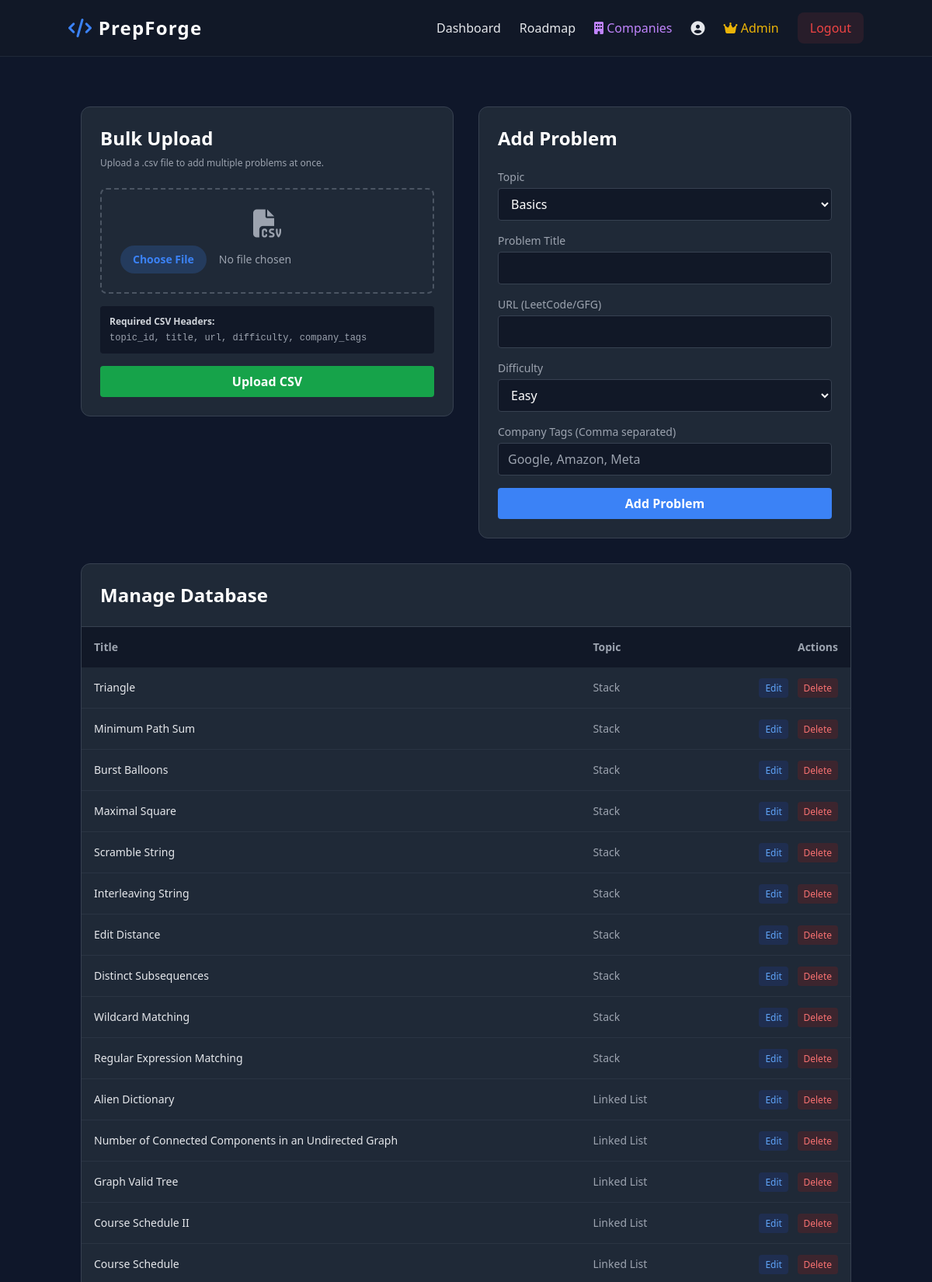
The page /admin (signed in, upper part) on the database its author committed.
### tables this page shows
CREATE TABLE problems (
                    id INTEGER PRIMARY KEY AUTOINCREMENT,
                    topic_id INTEGER NOT NULL,
                    title TEXT NOT NULL,
                    url TEXT NOT NULL,
                    difficulty TEXT NOT NULL,
                    company_tags TEXT,
                    FOREIGN KEY(topic_id) REFERENCES topics(id)
                 );

CREATE TABLE topics (
                    id INTEGER PRIMARY KEY AUTOINCREMENT,
                    name TEXT UNIQUE NOT NULL,
                    icon TEXT NOT NULL
                 );

### app.py (the view, shortened to what this page needs)
@app.route('/admin', methods=['GET', 'POST'])
@admin_required
def admin():
    conn = get_db()
    topics = conn.execute('SELECT * FROM topics').fetchall()
    problems = conn.execute('SELECT p.*, t.name as topic_name FROM problems p JOIN topics t ON p.topic_id = t.id ORDER BY p.id DESC').fetchall()
    conn.close()
    return render_template('admin.html', topics=topics, problems=problems)

### app.py (called while the page is built)
def get_db():
    conn = sqlite3.connect('database.db')
    conn.row_factory = sqlite3.Row
    return conn

def admin_required(f):
    @wraps(f)
    def decorated_function(*args, **kwargs):
        if 'user_id' not in session or not session.get('is_admin'):
            flash("Admin access required.", "danger")
            return redirect(url_for('dashboard'))
        return f(*args, **kwargs)
    return decorated_function

### templates/admin.html (shortened to what this page needs)
{% extends 'base.html' %}
{% block content %}
<div class="max-w-6xl mx-auto mt-8 grid md:grid-cols-1 lg:grid-cols-2 gap-8">
    <div class="bg-gray-800 p-6 rounded-xl border border-gray-700 h-fit mt-8 md:mt-0">
        <h2 class="text-2xl font-bold text-white mb-2">Bulk Upload</h2>
        <p class="text-xs text-gray-400 mb-6">Upload a .csv file to add multiple problems at once.</p>
        <form method="POST" action="/admin/bulk_upload" enctype="multipart/form-data" class="space-y-4">
            <div class="border-2 border-dashed border-gray-600 rounded-lg p-6 text-center hover:border-brand transition">
                <i class="fas fa-file-csv text-4xl text-gray-400 mb-2"></i>
                <input type="file" name="file" accept=".csv" required class="block w-full text-sm text-gray-400 file:mr-4 file:py-2 file:px-4 file:rounded-full file:border-0 file:text-sm file:font-semibold file:bg-brand/20 file:text-brand hover:file:bg-brand/30 cursor-pointer">
            </div>
            <div class="bg-gray-900 p-3 rounded text-xs text-gray-400">
                <p class="font-bold text-gray-300 mb-1">Required CSV Headers:</p>
                <code>topic_id, title, url, difficulty, company_tags</code>
            </div>
            <button type="submit" class="w-full bg-green-600 text-white py-2 rounded font-bold hover:bg-green-500 transition">Upload CSV</button>
        </form>
    </div>
    <div class="bg-gray-800 p-6 rounded-xl border border-gray-700 h-fit">
        <h2 class="text-2xl font-bold text-white mb-6">Add Problem</h2>
        <form method="POST" action="/admin" class="space-y-4">
            <div>
                <label class="text-sm text-gray-400 block mb-1">Topic</label>
                <select name="topic_id" class="w-full bg-gray-900 border border-gray-700 rounded px-3 py-2 text-white">
                    {% for t in topics %}
                        <option value="{{ t.id }}">{{ t.name }}</option>
                    {% endfor %}
                </select>
            </div>
            <div>
                <label class="text-sm text-gray-400 block mb-1">Problem Title</label>
                <input type="text" name="title" required class="w-full bg-gray-900 border border-gray-700 rounded px-3 py-2 text-white">
            </div>
            <div>
                <label class="text-sm text-gray-400 block mb-1">URL (LeetCode/GFG)</label>
                <input type="url" name="url" required class="w-full bg-gray-900 border border-gray-700 rounded px-3 py-2 text-white">
            </div>
            <div>
                <label class="text-sm text-gray-400 block mb-1">Difficulty</label>
                <select name="difficulty" class="w-full bg-gray-900 border border-gray-700 rounded px-3 py-2 text-white">
                    <option value="Easy">Easy</option>
                </select>
            </div>
            <div>
                <label class="text-sm text-gray-400 block mb-1">Company Tags (Comma separated)</label>
                <input type="text" name="company_tags" placeholder="Google, Amazon, Meta" class="w-full bg-gray-900 border border-gray-700 rounded px-3 py-2 text-white">
            </div>
            <button type="submit" class="w-full bg-brand text-white py-2 rounded font-bold hover:bg-blue-600 transition">Add Problem</button>
        </form>
    </div>
    <div class="md:col-span-2 bg-gray-800 rounded-xl border border-gray-700 overflow-hidden">
        <h2 class="text-2xl font-bold text-white p-6 border-b border-gray-700">Manage Database</h2>
        <div class="overflow-x-auto">
            <table class="w-full text-left text-sm">
                <thead class="bg-gray-900 text-gray-400">
                    <tr>
                        <th class="p-4">Title</th>
                        <th class="p-4">Topic</th>
                        <th class="p-4 text-right">Actions</th>
                    </tr>
                </thead>
                <tbody>
                    {% for p in problems %}
                    <tr class="border-b border-gray-700/50 hover:bg-gray-700/30">
                        <td class="p-4 text-gray-200 font-medium">{{ p.title }}</td>
                        <td class="p-4 text-gray-400">{{ p.topic_name }}</td>
                        <td class="p-4 text-right space-x-2">
                            <a href="/admin/edit/{{ p.id }}" class="text-blue-400 hover:text-blue-300 text-xs px-2 py-1 bg-blue-900/30 rounded">Edit</a>
                            <a href="/admin/delete/{{ p.id }}" class="text-red-400 hover:text-red-300 text-xs px-2 py-1 bg-red-900/30 rounded" onclick="return confirm('Delete this?')">Delete</a>
                        </td>
                    </tr>
                    {% endfor %}
                </tbody>
            </table>
        </div>
    </div>
</div>
{% endblock %}

### rows shown on the page
problems: title "Triangle", topic_name "Stack"
problems: title "Minimum Path Sum", topic_name "Stack"
problems: title "Burst Balloons", topic_name "Stack"
problems: title "Maximal Square", topic_name "Stack"
problems: title "Scramble String", topic_name "Stack"
problems: title "Interleaving String", topic_name "Stack"
problems: title "Edit Distance", topic_name "Stack"
problems: title "Distinct Subsequences", topic_name "Stack"
problems: title "Wildcard Matching", topic_name "Stack"
problems: title "Regular Expression Matching", topic_name "Stack"
problems: title "Alien Dictionary", topic_name "Linked List"
problems: title "Number of Connected Components in an Undirected Graph", topic_name "Linked List"
problems: title "Graph Valid Tree", topic_name "Linked List"
problems: title "Course Schedule II", topic_name "Linked List"
problems: title "Course Schedule", topic_name "Linked List"

### other values the page prints
form field topic_id "Basics"
